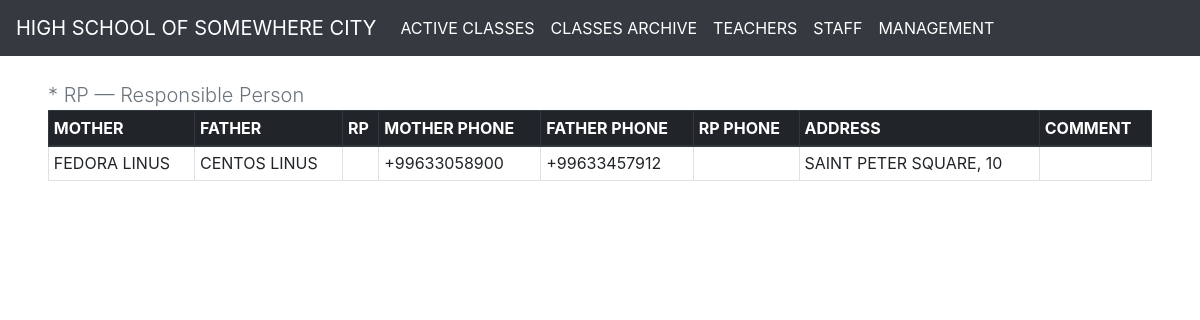
Page /parent/5/ on the committed database.
### apps/main/models.py (models this page shows, shortened)
class Parent(models.Model):
    parent_id = models.BigAutoField(primary_key=True)
    mother_full_name = models.CharField(null=True, blank=True, max_length=50)
    father_full_name = models.CharField(null=True, blank=True, max_length=50)
    responsible_person = models.CharField(null=True, blank=True, max_length=50)
    mother_contact_phone = models.CharField(null=True, blank=True, max_length=15, validators=[MinLengthValidator(7)])
    father_contact_phone = models.CharField(null=True, blank=True, max_length=15, validators=[MinLengthValidator(7)])
    rp_contact_phone = models.CharField(null=True, blank=True, max_length=15, validators=[MinLengthValidator(7)])
    comment = models.TextField(null=True, blank=True)
    address = models.CharField(max_length=50, null=True, blank=True)
    date_of_create = models.DateTimeField(auto_now_add=True)
    date_of_update = models.DateTimeField(auto_now=True)
    def __str__(self):
        if self.responsible_person is not None:
            return f"{self.responsible_person}"
        else:
            return f"{str(self.father_full_name).split()[0]} AND {str(self.mother_full_name).split()[0]}"
    class Meta:
        db_table = "parent"

### apps/main/views.py (the view)
# urls.py: path("parent/<int:pk>/", ParentDetail.as_view(), name="parent"),
class ParentDetail(generic.DetailView, utils.GeneralContext):
    model = Parent
    template_name = "main/parent_detail.html"
    context_object_name = "parent"
    def get_context_data(self, **kwargs):
        general_context = super().get_general_context()
        context = super().get_context_data(**kwargs)
        context["title"] = context["parent"]
        return dict(list(general_context.items()) + list(context.items()))

### apps/main/utils.py (called while the page is built)
    def get_general_context(self, **kwargs):
        context = kwargs
        menu = main_menu.copy()
        context["menu"] = menu
        return context

### apps/main/templates/main/parent_detail.html
{% extends 'main/base.html' %}
{% block content %}
<span class="text-muted lead">* RP — Responsible Person</span>
<table class="table table-sm table-bordered">
    <thead class="thead-dark">
          <tr>
        <th scope="col">MOTHER</th>
        <th scope="col">FATHER</th>
        <th scope="col">RP</th>
        <th scope="col">MOTHER PHONE</th>
        <th scope="col">FATHER PHONE</th>
        <th scope="col">RP PHONE</th>
        <th scope="col">ADDRESS</th>
        <th scope="col">COMMENT</th>
    </thead>
    <tr>
        <td>{{parent.mother_full_name|default_if_none:""}}</td>
        <td>{{parent.father_full_name|default_if_none:""}}</td>
        <td>{{parent.responsible_person|default_if_none:""}}</td>
        <td>{{parent.mother_contact_phone|default_if_none:""}}</td>
        <td>{{parent.father_contact_phone|default_if_none:""}}</td>
        <td>{{parent.rp_contact_phone|default_if_none:""}}</td>
        <td>{{parent.address|default_if_none:""|upper}}</td>
        <td>{{parent.comment|default_if_none:""|upper}}</td>
    </tr>
</table>
{% endblock content %}

### rows in the picture
Parent: mother_full_name "FEDORA LINUS", father_full_name "CENTOS LINUS", mother_contact_phone "+99633058900", father_contact_phone "+99633457912", address "SAINT PETER SQUARE, 10"

### other values in the picture
{{ menu.0 }} "ACTIVE CLASSES"
{{ menu.1 }} "CLASSES ARCHIVE"
{{ menu.2 }} "TEACHERS"
{{ menu.3 }} "STAFF"
{{ menu.4 }} "MANAGEMENT"
